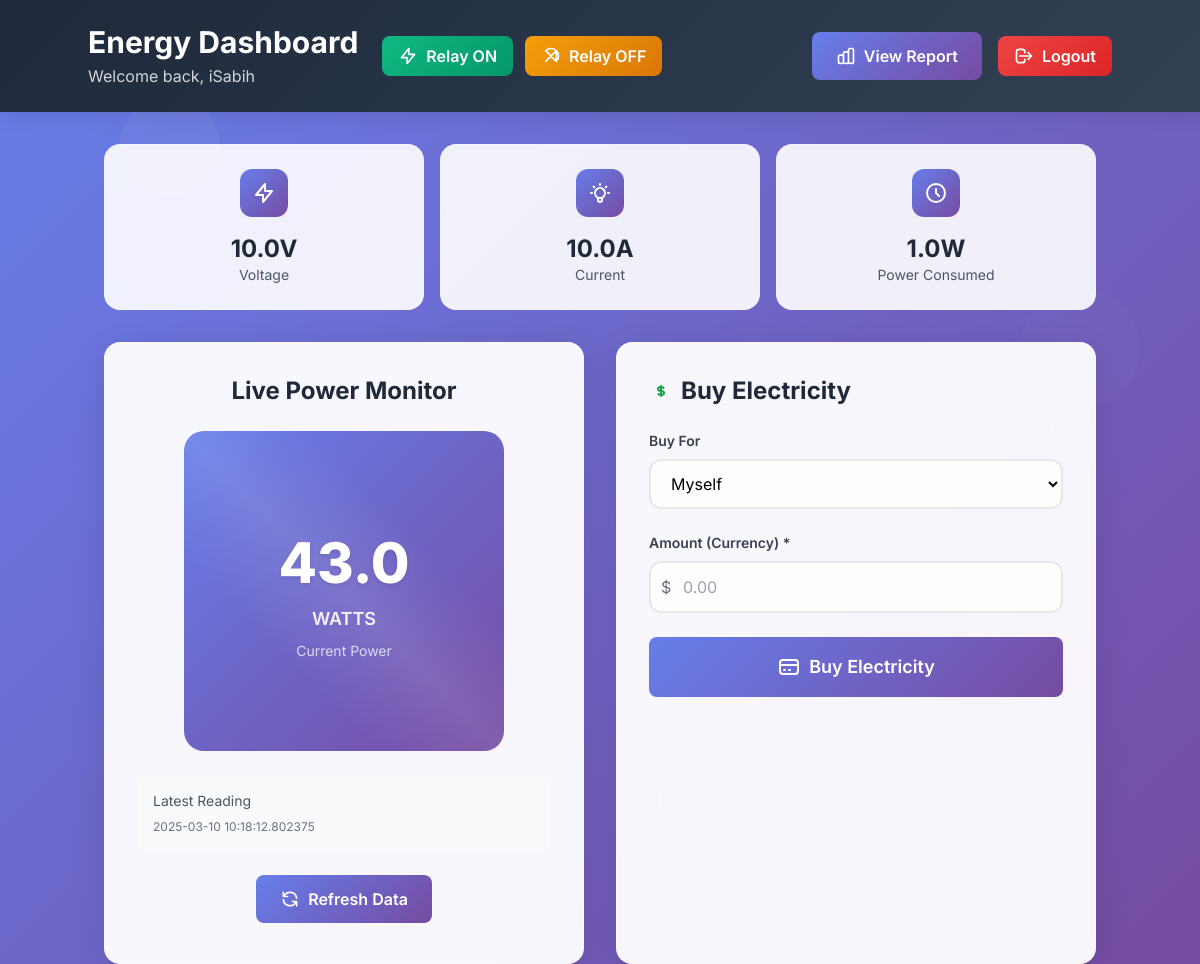
/user (signed in), run on the app's committed database.
### app.py (models this page shows)
class User(db.Model):
    __tablename__ = 'users'
    id = db.Column(db.Integer, primary_key=True)
    username = db.Column(db.String(50), unique=True, nullable=False)
    password = db.Column(db.String(100), nullable=False)
    phone = db.Column(db.String(20))
    meter_number = db.Column(db.String(50), unique=True)
    province = db.Column(db.String(50))
    district = db.Column(db.String(50))
    sector = db.Column(db.String(50))
    gender = db.Column(db.String(10))
    role = db.Column(db.String(10), default='admin')  # 'admin' or 'user'
    current_power = db.Column(db.Float, default=0.0)
    date_created = db.Column(db.DateTime, default=datetime.utcnow)

class SensorReading(db.Model):
    __tablename__ = 'sensor_readings'
    id = db.Column(db.Integer, primary_key=True)
    meter_number = db.Column(db.String(50))
    voltage = db.Column(db.Float)
    current = db.Column(db.Float)
    power = db.Column(db.Float)
    reading_time = db.Column(db.DateTime, default=datetime.utcnow)

### app.py (the view)
@app.route('/user', methods=['GET'])
@swag_from({
    'tags': ['User'],
    'summary': 'User dashboard',
    'description': 'The main dashboard for regular users',
    'responses': {
        200: {
            'description': 'User dashboard rendered successfully'
        },
        302: {
            'description': 'Redirect to login page if not authenticated'
        }
    }
})
def user_dashboard():
    user = current_user()
    if not user:
        flash("Please log in first.", "error")
        return redirect(url_for('login'))
    meter_data = SensorReading.query.filter_by(meter_number=user.meter_number).order_by(SensorReading.id.desc()).first()
    return render_template('user_dashboard.html', meter_data=meter_data, user=user)

### app.py (called while the page is built)
def current_user():
    if 'user_id' in session:
        return db.session.get(User, session['user_id'])
    return None

### templates/user_dashboard.html (shortened to what this page needs)
<!DOCTYPE html>
<html>
<head>
  <script src="https://cdn.tailwindcss.com"></script>
</head>
<body>
  <div class="floating-shapes">
  </div>
  <div class="header-gradient p-6 text-white">
    <div class="container mx-auto flex flex-col lg:flex-row justify-between items-center">
      <div class="flex items-center space-x-6 mb-4 lg:mb-0">
        <div>
          <h1 class="text-3xl font-bold">Energy Dashboard</h1>
          <p class="text-gray-300 mt-1">Welcome back, {{ user.username }}</p>
        </div>
        <div class="flex space-x-3">
          <button id="relayOnButton" class="btn-success px-4 py-2 rounded-lg flex items-center space-x-2">
            <svg class="w-5 h-5" fill="none" stroke="currentColor" viewBox="0 0 24 24">
              <path stroke-linecap="round" stroke-linejoin="round" stroke-width="2" d="M13 10V3L4 14h7v7l9-11h-7z"></path>
            </svg>
            <span>Relay ON</span>
          </button>
          <button id="relayOffButton" class="btn-warning px-4 py-2 rounded-lg flex items-center space-x-2">
            <svg class="w-5 h-5" fill="none" stroke="currentColor" viewBox="0 0 24 24">
              <path stroke-linecap="round" stroke-linejoin="round" stroke-width="2" d="M18.364 18.364A9 9 0 005.636 5.636m12.728 12.728L5.636 5.636m12.728 12.728L18.364 5.636M5.636 18.364l12.728-12.728"></path>
            </svg>
            <span>Relay OFF</span>
          </button>
        </div>
      </div>
      <div class="flex items-center space-x-4">
        <a href="{{ url_for('api_port_report', meter_number=user.meter_number) }}" class="btn-primary px-6 py-3 rounded-lg flex items-center space-x-2">
          <span>View Report</span>
        </a>
        <a href="{{ url_for('logout') }}" class="btn-danger px-4 py-2 rounded-lg flex items-center space-x-2">
          <svg class="w-5 h-5" fill="none" stroke="currentColor" viewBox="0 0 24 24">
            <path stroke-linecap="round" stroke-linejoin="round" stroke-width="2" d="M17 16l4-4m0 0l-4-4m4 4H7m6 4v1a3 3 0 01-3 3H6a3 3 0 01-3-3V7a3 3 0 013-3h4a3 3 0 013 3v1"></path>
          </svg>
          <span>Logout</span>
        </a>
      </div>
    </div>
  </div>
  <div class="container mx-auto mt-8 px-4">
    <div class="stats-grid">
      {% if meter_data %}
        <div class="stat-card">
          <div class="stat-icon">
            <svg class="w-6 h-6" fill="none" stroke="currentColor" viewBox="0 0 24 24">
              <path stroke-linecap="round" stroke-linejoin="round" stroke-width="2" d="M13 10V3L4 14h7v7l9-11h-7z"></path>
            </svg>
          </div>
          <div class="text-2xl font-bold text-gray-800">{{ meter_data.voltage }}V</div>
          <div class="text-sm text-gray-600">Voltage</div>
        </div>
        <div class="stat-card">
          <div class="stat-icon">
          </div>
          <div class="text-2xl font-bold text-gray-800">{{ meter_data.current }}A</div>
          <div class="text-sm text-gray-600">Current</div>
        </div>
        <div class="stat-card">
          <div class="stat-icon">
            <svg class="w-6 h-6" fill="none" stroke="currentColor" viewBox="0 0 24 24">
              <path stroke-linecap="round" stroke-linejoin="round" stroke-width="2" d="M12 8v4l3 3m6-3a9 9 0 11-18 0 9 9 0 0118 0z"></path>
            </svg>
          </div>
          <div class="text-2xl font-bold text-gray-800">{{ meter_data.power }}W</div>
          <div class="text-sm text-gray-600">Power Consumed</div>
        </div>
      {% endif %}
    </div>
    <div class="grid grid-cols-1 lg:grid-cols-2 gap-8">
      <div class="card rounded-2xl p-8">
        <h2 class="text-2xl font-bold text-gray-800 mb-6 text-center">Live Power Monitor</h2>
        <div class="power-display w-80 h-80 mx-auto flex flex-col justify-center items-center relative">
          <div class="text-center z-10">
            <div id="currentPowerDisplay" class="power-number">{{ user.current_power }}</div>
            <div class="text-lg font-semibold opacity-90">WATTS</div>
            <div class="text-sm opacity-75 mt-2">Current Power</div>
          </div>
        </div>
        {% if meter_data %}
          <div class="mt-6 p-4 bg-gray-50 rounded-lg">
            <div class="text-sm text-gray-600 mb-2">Latest Reading</div>
            <div class="text-xs text-gray-500">{{ meter_data.reading_time }}</div>
          </div>
        {% else %}
          <div class="mt-6 p-4 bg-yellow-50 rounded-lg border border-yellow-200">
            <div class="text-sm text-yellow-800">No recent sensor data found for your meter.</div>
          </div>
        {% endif %}
        <div class="mt-6 text-center">
          <button id="refreshBtn" class="btn-primary px-6 py-3 rounded-lg flex items-center space-x-2 mx-auto">
            <svg class="w-5 h-5" fill="none" stroke="currentColor" viewBox="0 0 24 24">
              <path stroke-linecap="round" stroke-linejoin="round" stroke-width="2" d="M4 4v5h.582m15.356 2A8.001 8.001 0 004.582 9m0 0H9m11 11v-5h-.581m0 0a8.003 8.003 0 01-15.357-2m15.357 2H15"></path>
            </svg>
            <span>Refresh Data</span>
          </button>
        </div>
      </div>
      <div class="card rounded-2xl p-8">
        <h2 class="text-2xl font-bold text-gray-800 mb-6 flex items-center">
          <svg class="w-6 h-6 mr-2 text-green-600" fill="none" stroke="currentColor" viewBox="0 0 24 24">
            <path stroke-linecap="round" stroke-linejoin="round" stroke-width="2" d="M12 8c-1.657 0-3 .895-3 2s1.343 2 3 2 3 .895 3 2-1.343 2-3 2m0-8c1.11 0 2.08.402 2.599 1M12 8V7m0 1v8m0 0v1m0-1c-1.11 0-2.08-.402-2.599-1"></path>
          </svg>
          Buy Electricity
        </h2>
        <form method="POST" action="{{ url_for('user_buy_electricity') }}" id="buyElectricityForm">
          <div class="mb-6">
            <label class="block text-sm font-semibold text-gray-700 mb-2">Buy For</label>
            <select name="buy_for" id="buy_for" class="input-field w-full">
              <option value="self">Myself</option>
            </select>
          </div>
          <div class="mb-6" id="amountDiv">
            <label class="block text-sm font-semibold text-gray-700 mb-2">Amount (Currency) *</label>
            <div class="relative">
              <span class="absolute left-3 top-1/2 transform -translate-y-1/2 text-gray-500">$</span>
              <input type="number" step="0.01" name="amount" class="input-field w-full pl-8" required placeholder="0.00">
            </div>
          </div>
          <button type="submit" id="buyButton" class="btn-primary w-full py-4 rounded-lg text-lg font-semibold flex items-center justify-center space-x-2">
            <svg class="w-6 h-6" fill="none" stroke="currentColor" viewBox="0 0 24 24">
              <path stroke-linecap="round" stroke-linejoin="round" stroke-width="2" d="M3 10h18M7 15h1m4 0h1m-7 4h12a3 3 0 003-3V8a3 3 0 00-3-3H6a3 3 0 00-3 3v8a3 3 0 003 3z"></path>
            </svg>
            <span>Buy Electricity</span>
          </button>
        </form>
      </div>
    </div>
  </div>
</body>
</html>

### templates/user_dashboard.html (style rules this page uses)
body { font-family: 'Inter', sans-serif; background: linear-gradient(135deg, #667eea 0%, #764ba2 100%); min-height: 100vh; }
.card { backdrop-filter: blur(20px); background: rgba(255, 255, 255, 0.95); border: 1px solid rgba(255, 255, 255, 0.2); box-shadow: 0 8px 32px rgba(0, 0, 0, 0.1); transition: all 0.3s ease; }
.power-display { background: linear-gradient(135deg, #667eea 0%, #764ba2 100%); color: white; border-radius: 20px; position: relative; overflow: hidden; }
.power-display::before { content: ''; position: absolute; top: 0; left: 0; right: 0; bottom: 0; background: linear-gradient(45deg, transparent 30%, rgba(255, 255, 255, 0.1) 50%, transparent 70%); animation: shine 3s infinite; }
.power-number { font-size: 3.5rem; font-weight: 800; text-shadow: 0 2px 4px rgba(0, 0, 0, 0.1); transition: all 0.3s ease; }
.btn-primary { background: linear-gradient(135deg, #667eea 0%, #764ba2 100%); border: none; color: white; font-weight: 600; transition: all 0.3s ease; position: relative; overflow: hidden; }
.btn-primary::before { content: ''; position: absolute; top: 0; left: -100%; width: 100%; height: 100%; background: linear-gradient(90deg, transparent, rgba(255, 255, 255, 0.2), transparent); transition: left 0.5s ease; }
.btn-success { background: linear-gradient(135deg, #10b981 0%, #059669 100%); border: none; color: white; font-weight: 600; transition: all 0.3s ease; }
.btn-warning { background: linear-gradient(135deg, #f59e0b 0%, #d97706 100%); border: none; color: white; font-weight: 600; transition: all 0.3s ease; }
.btn-danger { background: linear-gradient(135deg, #ef4444 0%, #dc2626 100%); border: none; color: white; font-weight: 600; transition: all 0.3s ease; }
.input-field { border: 2px solid #e5e7eb; border-radius: 12px; padding: 0.75rem 1rem; transition: all 0.3s ease; background: rgba(255, 255, 255, 0.9); }
.header-gradient { background: linear-gradient(135deg, #1e293b 0%, #334155 100%); box-shadow: 0 4px 20px rgba(0, 0, 0, 0.1); }
.stats-grid { display: grid; grid-template-columns: repeat(auto-fit, minmax(200px, 1fr)); gap: 1rem; margin-bottom: 2rem; }
.stat-card { background: rgba(255, 255, 255, 0.9); border-radius: 16px; padding: 1.5rem; text-align: center; border: 1px solid rgba(255, 255, 255, 0.2); transition: all 0.3s ease; }
.stat-icon { width: 48px; height: 48px; margin: 0 auto 1rem; background: linear-gradient(135deg, #667eea 0%, #764ba2 100%); border-radius: 12px; display: flex; align-items: center; justify-content: center; color: white; }
.floating-shapes { position: fixed; top: 0; left: 0; width: 100%; height: 100%; pointer-events: none; z-index: -1; }

### data on the page
User: username "iSabih", current_power "43.0"
SensorReading: voltage "10.0", current "10.0", power "1.0", reading_time "2025-03-10 10:18:12.802375"
